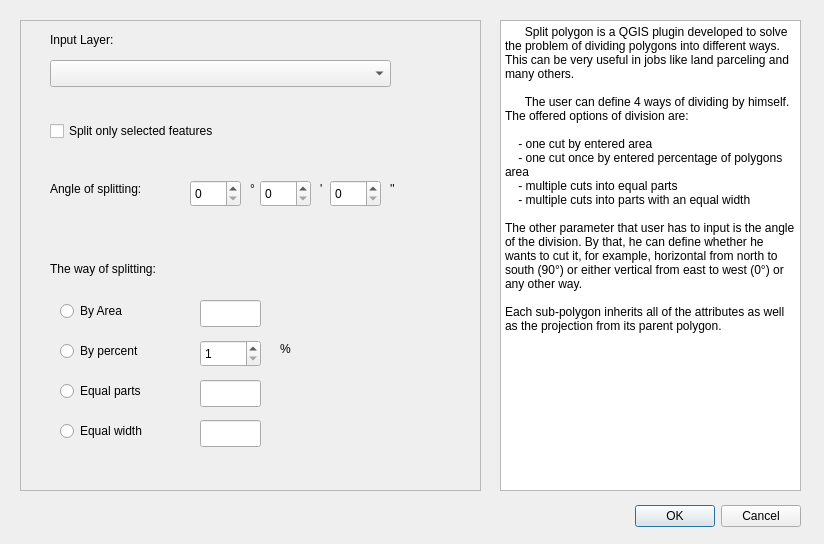
<?xml version="1.0" encoding="UTF-8"?>
<ui version="4.0">
 <class>Dialog</class>
 <widget class="QDialog" name="Dialog">
  <property name="geometry">
   <rect>
    <x>0</x>
    <y>0</y>
    <width>824</width>
    <height>544</height>
   </rect>
  </property>
  <property name="windowTitle">
   <string>Dialog</string>
  </property>
  <widget class="QDialogButtonBox" name="buttonBox">
   <property name="geometry">
    <rect>
     <x>610</x>
     <y>500</y>
     <width>191</width>
     <height>32</height>
    </rect>
   </property>
   <property name="orientation">
    <enum>Qt::Horizontal</enum>
   </property>
   <property name="standardButtons">
    <set>QDialogButtonBox::Cancel|QDialogButtonBox::Ok</set>
   </property>
  </widget>
  <widget class="QLabel" name="label">
   <property name="geometry">
    <rect>
     <x>50</x>
     <y>30</y>
     <width>91</width>
     <height>20</height>
    </rect>
   </property>
   <property name="text">
    <string>Input Layer:</string>
   </property>
  </widget>
  <widget class="QCheckBox" name="checkBox">
   <property name="geometry">
    <rect>
     <x>50</x>
     <y>120</y>
     <width>221</width>
     <height>22</height>
    </rect>
   </property>
   <property name="text">
    <string>Split only selected features </string>
   </property>
  </widget>
  <widget class="QLabel" name="label_2">
   <property name="geometry">
    <rect>
     <x>50</x>
     <y>180</y>
     <width>121</width>
     <height>17</height>
    </rect>
   </property>
   <property name="text">
    <string>Angle of splitting:</string>
   </property>
  </widget>
  <widget class="QLabel" name="label_3">
   <property name="geometry">
    <rect>
     <x>250</x>
     <y>180</y>
     <width>16</width>
     <height>17</height>
    </rect>
   </property>
   <property name="text">
    <string>°</string>
   </property>
  </widget>
  <widget class="QLabel" name="label_4">
   <property name="geometry">
    <rect>
     <x>320</x>
     <y>180</y>
     <width>16</width>
     <height>17</height>
    </rect>
   </property>
   <property name="text">
    <string>'</string>
   </property>
  </widget>
  <widget class="QLabel" name="label_5">
   <property name="geometry">
    <rect>
     <x>390</x>
     <y>180</y>
     <width>16</width>
     <height>17</height>
    </rect>
   </property>
   <property name="text">
    <string>''</string>
   </property>
  </widget>
  <widget class="QLabel" name="label_6">
   <property name="geometry">
    <rect>
     <x>50</x>
     <y>260</y>
     <width>151</width>
     <height>17</height>
    </rect>
   </property>
   <property name="text">
    <string>The way of splitting:</string>
   </property>
  </widget>
  <widget class="QRadioButton" name="radioButton_cutArea">
   <property name="geometry">
    <rect>
     <x>60</x>
     <y>300</y>
     <width>117</width>
     <height>22</height>
    </rect>
   </property>
   <property name="text">
    <string>By Area</string>
   </property>
  </widget>
  <widget class="QRadioButton" name="radioButton_cutPercent">
   <property name="geometry">
    <rect>
     <x>60</x>
     <y>340</y>
     <width>117</width>
     <height>22</height>
    </rect>
   </property>
   <property name="text">
    <string>By percent</string>
   </property>
  </widget>
  <widget class="QRadioButton" name="radioButton_equalParts">
   <property name="geometry">
    <rect>
     <x>60</x>
     <y>380</y>
     <width>117</width>
     <height>22</height>
    </rect>
   </property>
   <property name="text">
    <string>Equal parts</string>
   </property>
  </widget>
  <widget class="QRadioButton" name="radioButton_equalWidth">
   <property name="geometry">
    <rect>
     <x>60</x>
     <y>420</y>
     <width>117</width>
     <height>22</height>
    </rect>
   </property>
   <property name="text">
    <string>Equal width</string>
   </property>
  </widget>
  <widget class="QLabel" name="label_7">
   <property name="geometry">
    <rect>
     <x>280</x>
     <y>340</y>
     <width>16</width>
     <height>17</height>
    </rect>
   </property>
   <property name="text">
    <string>%</string>
   </property>
  </widget>
  <widget class="QLineEdit" name="lineEdit_area">
   <property name="geometry">
    <rect>
     <x>200</x>
     <y>300</y>
     <width>61</width>
     <height>27</height>
    </rect>
   </property>
  </widget>
  <widget class="QLineEdit" name="lineEdit_parts">
   <property name="geometry">
    <rect>
     <x>200</x>
     <y>380</y>
     <width>61</width>
     <height>27</height>
    </rect>
   </property>
  </widget>
  <widget class="QLineEdit" name="lineEdit_width">
   <property name="geometry">
    <rect>
     <x>200</x>
     <y>420</y>
     <width>61</width>
     <height>27</height>
    </rect>
   </property>
  </widget>
  <widget class="QComboBox" name="comboBox">
   <property name="geometry">
    <rect>
     <x>50</x>
     <y>60</y>
     <width>341</width>
     <height>27</height>
    </rect>
   </property>
  </widget>
  <widget class="QPlainTextEdit" name="plainTextEdit">
   <property name="geometry">
    <rect>
     <x>500</x>
     <y>20</y>
     <width>301</width>
     <height>471</height>
    </rect>
   </property>
   <property name="plainText">
    <string>      Split polygon is a QGIS plugin developed to solve the problem of dividing polygons into different ways. This can be very useful in jobs like land parceling and many others. 

      The user can define 4 ways of dividing by himself. The offered options of division are:

    - one cut by entered area
    - one cut once by entered percentage of polygons area
    - multiple cuts into equal parts
    - multiple cuts into parts with an equal width

The other parameter that user has to input is the angle of the division. By that, he can define whether he wants to cut it, for example, horizontal from north to south (90°) or either vertical from east to west (0°) or any other way. 

Each sub-polygon inherits all of the attributes as well as the projection from its parent polygon.</string>
   </property>
  </widget>
  <widget class="QFrame" name="frame">
   <property name="geometry">
    <rect>
     <x>20</x>
     <y>20</y>
     <width>461</width>
     <height>471</height>
    </rect>
   </property>
   <property name="frameShape">
    <enum>QFrame::StyledPanel</enum>
   </property>
   <property name="frameShadow">
    <enum>QFrame::Raised</enum>
   </property>
   <widget class="QSpinBox" name="lineEdit_percent">
    <property name="geometry">
     <rect>
      <x>180</x>
      <y>320</y>
      <width>61</width>
      <height>27</height>
     </rect>
    </property>
    <property name="minimum">
     <number>1</number>
    </property>
    <property name="maximum">
     <number>100</number>
    </property>
   </widget>
   <widget class="QSpinBox" name="lineEdit_degrees">
    <property name="geometry">
     <rect>
      <x>170</x>
      <y>160</y>
      <width>51</width>
      <height>27</height>
     </rect>
    </property>
    <property name="maximum">
     <number>360</number>
    </property>
   </widget>
   <zorder>lineEdit_percent</zorder>
   <zorder>label_7</zorder>
   <zorder>lineEdit_degrees</zorder>
  </widget>
  <widget class="QSpinBox" name="lineEdit_minutes">
   <property name="geometry">
    <rect>
     <x>260</x>
     <y>180</y>
     <width>51</width>
     <height>27</height>
    </rect>
   </property>
   <property name="maximum">
    <number>59</number>
   </property>
  </widget>
  <widget class="QSpinBox" name="lineEdit_seconds">
   <property name="geometry">
    <rect>
     <x>330</x>
     <y>180</y>
     <width>51</width>
     <height>27</height>
    </rect>
   </property>
   <property name="maximum">
    <number>59</number>
   </property>
  </widget>
  <zorder>frame</zorder>
  <zorder>buttonBox</zorder>
  <zorder>label</zorder>
  <zorder>checkBox</zorder>
  <zorder>label_2</zorder>
  <zorder>label_3</zorder>
  <zorder>label_4</zorder>
  <zorder>label_5</zorder>
  <zorder>label_6</zorder>
  <zorder>radioButton_cutArea</zorder>
  <zorder>radioButton_cutPercent</zorder>
  <zorder>radioButton_equalParts</zorder>
  <zorder>radioButton_equalWidth</zorder>
  <zorder>label_7</zorder>
  <zorder>lineEdit_area</zorder>
  <zorder>lineEdit_parts</zorder>
  <zorder>lineEdit_width</zorder>
  <zorder>comboBox</zorder>
  <zorder>plainTextEdit</zorder>
  <zorder>lineEdit_minutes</zorder>
  <zorder>lineEdit_seconds</zorder>
 </widget>
 <resources/>
 <connections>
  <connection>
   <sender>buttonBox</sender>
   <signal>accepted()</signal>
   <receiver>Dialog</receiver>
   <slot>accept()</slot>
   <hints>
    <hint type="sourcelabel">
     <x>248</x>
     <y>254</y>
    </hint>
    <hint type="destinationlabel">
     <x>157</x>
     <y>274</y>
    </hint>
   </hints>
  </connection>
  <connection>
   <sender>buttonBox</sender>
   <signal>rejected()</signal>
   <receiver>Dialog</receiver>
   <slot>reject()</slot>
   <hints>
    <hint type="sourcelabel">
     <x>316</x>
     <y>260</y>
    </hint>
    <hint type="destinationlabel">
     <x>286</x>
     <y>274</y>
    </hint>
   </hints>
  </connection>
 </connections>
</ui>
